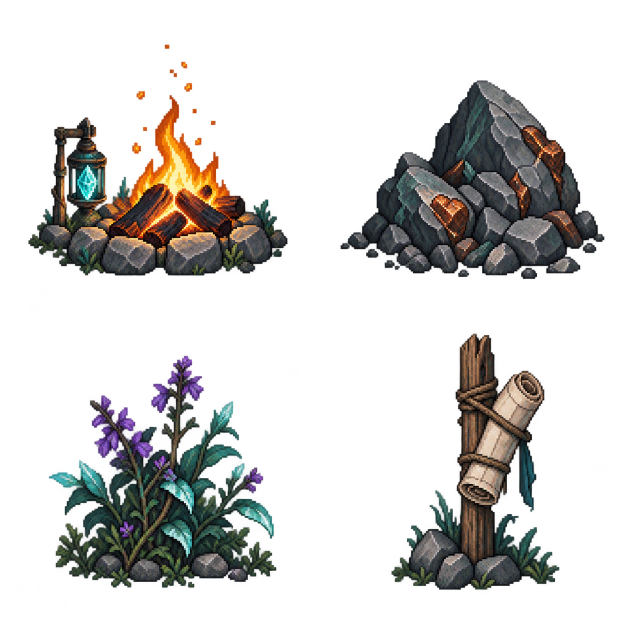
#> input picture art/campaign/v001/sources/props.png, 1254 x 1254 px (shown at 1/2 size)
$ python prepare_mount_art.py ../art/campaign/v001/sources/props.png ../art/campaign/v001/sources/props.png
#> lines starting #> are read from the running program, lines starting #| are printed output that depends on the picture; after the words box and inside, x2 and y2 are one past the last pixel; in counts of white or black regions, pixels touching at a corner belong together
"""Preserve generated source, remove its neutral checkerboard, align six mounted poses."""
from pathlib import Path
import sys
import numpy as np
from PIL import Image
source=Path(sys.argv[1]);dest=Path(sys.argv[2]);dest.mkdir(parents=True,exist_ok=True)
im=Image.open(source).convert('RGBA');a=np.array(im);rgb=a[:,:,:3].astype(int)
#> further down, im is the input picture: PIL image 1254x1254 RGBA; mean R, G, B, A 21.7, 20.2, 18.2, 62.6
#> after `rgb = a[:, :, :3].astype(int)`:
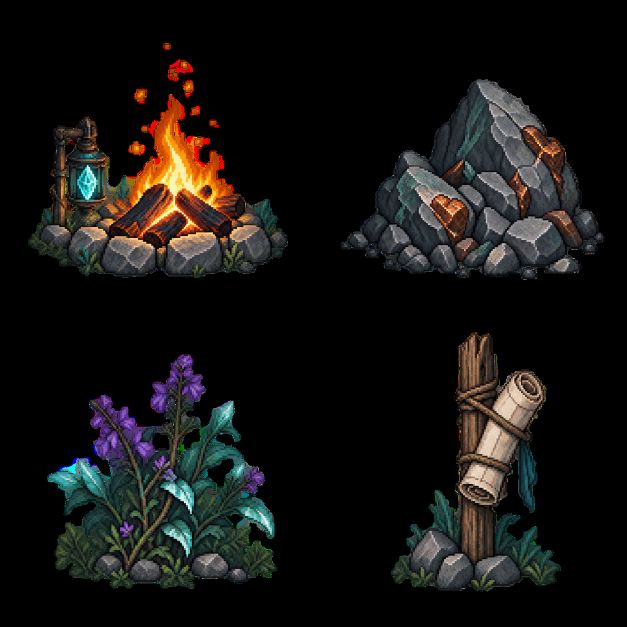
#> rgb: shape (1254, 1254, 3) int64 (shown at 1/2 size); mean R, G, B 21.7, 20.2, 18.2
# The generated background is opaque neutral white/grey; the hero has coloured outlines.
background=(rgb.max(2)-rgb.min(2)<=9)&(rgb.min(2)>=195)
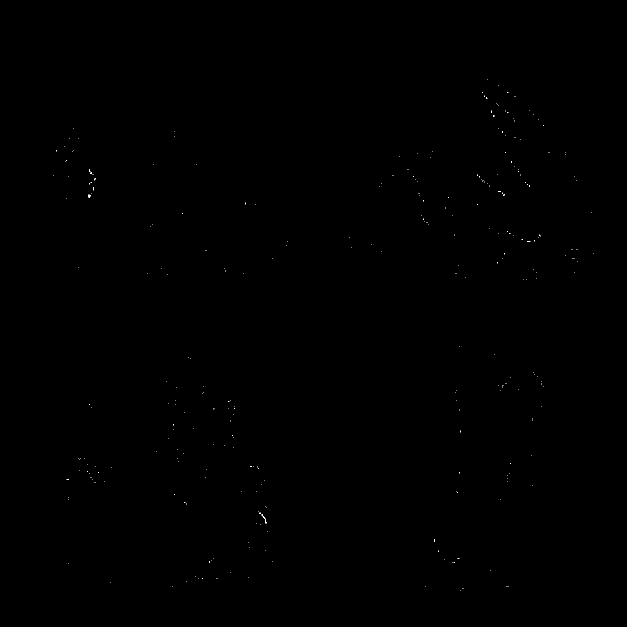
#> background: shape (1254, 1254) bool (shown at 1/2 size); 0.04% white in thin lines or dots, all inside (x1, y1, x2, y2) = (107, 158, 1188, 1181)
a[background,3]=0
#> a: shape (1254, 1254, 4); 0.04% of pixels changed, all inside (x1, y1, x2, y2) = (107, 158, 1188, 1181)
mask=a[:,:,3]>20;h,w=mask.shape;labels=np.zeros((h,w),np.int32);parts=[];tag=0
#> after `mask = a[:, :, 3] > 20`:
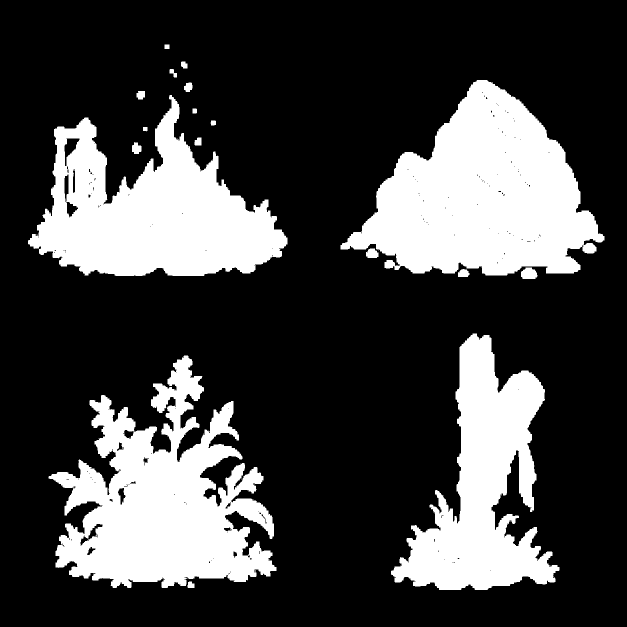
#> mask: shape (1254, 1254) bool (shown at 1/2 size); 25.9% white; 51 white regions (33 under 20 px), largest, box (x1, y1, x2, y2) and area: (681, 160, 1209, 551) 119118, (97, 711, 553, 1176) 109110, (56, 190, 575, 552) 97424
#> after `h, w = mask.shape`: h = 1254; w = 1254
for y,x in np.argwhere(mask):
 if labels[y,x]:continue
 tag+=1;stack=[(int(y),int(x))];labels[y,x]=tag;xs=[];ys=[]
 while stack:
  yy,xx=stack.pop();xs.append(xx);ys.append(yy)
  for ny,nx in [(yy-1,xx),(yy+1,xx),(yy,xx-1),(yy,xx+1)]:
   if 0<=ny<h and 0<=nx<w and mask[ny,nx] and not labels[ny,nx]:labels[ny,nx]=tag;stack.append((ny,nx))
 if len(xs)>10000:parts.append((tag,(min(xs),min(ys),max(xs)+1,max(ys)+1)))
#> this loop made 407545 passes
#> (y, x) on passes 2 to 4: (89, 330), (89, 331), (89, 332)
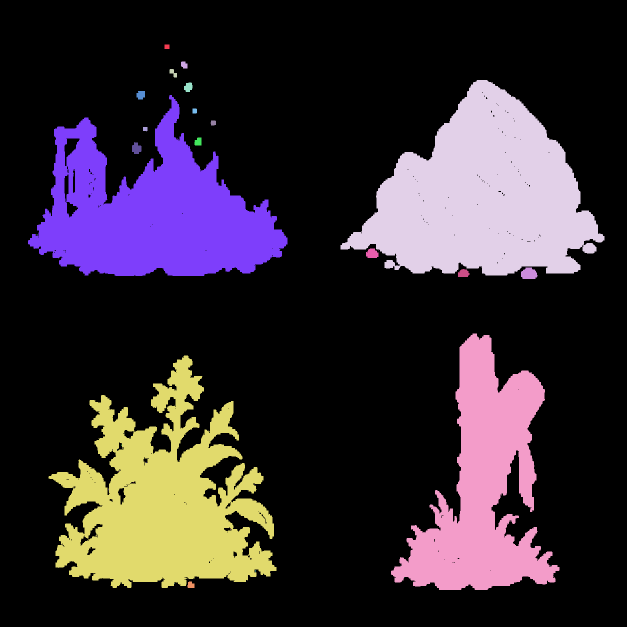
#> labels: shape (1254, 1254) int32 (shown at 1/2 size); 60 distinct labels, from 0 to 59; one colour per label, 0 black
#> after the loop, parts = [(4, (681, 160, 1209, 551)), (7, (56, 190, 575, 552)), (25, (782, 667, 1119, 1180)), (26, (97, 711, 553, 1176))]; tag = 59
#> (the run stopped early here; a loop or call above may not have finished)
